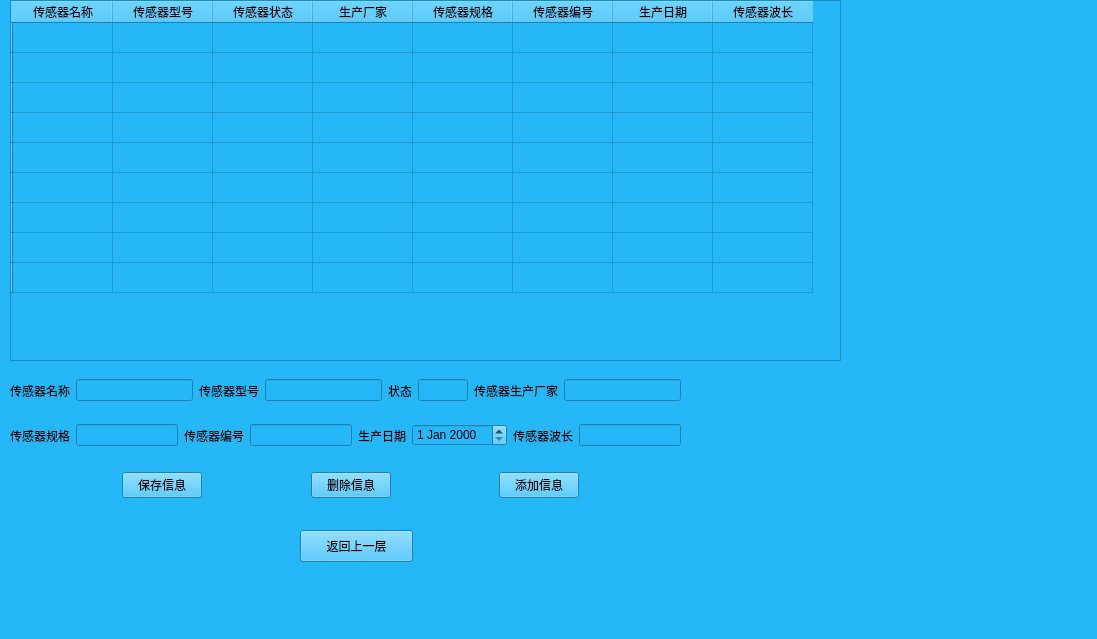
<?xml version="1.0" encoding="UTF-8"?>
<ui version="4.0">
 <class>StrainSensor</class>
 <widget class="QWidget" name="StrainSensor">
  <property name="geometry">
   <rect>
    <x>0</x>
    <y>0</y>
    <width>1097</width>
    <height>639</height>
   </rect>
  </property>
  <property name="minimumSize">
   <size>
    <width>900</width>
    <height>600</height>
   </size>
  </property>
  <property name="windowTitle">
   <string>应变传感器</string>
  </property>
  <property name="styleSheet">
   <string notr="true">background:rgb(38, 183, 248)</string>
  </property>
  <widget class="QTableWidget" name="tableWidget">
   <property name="geometry">
    <rect>
     <x>10</x>
     <y>0</y>
     <width>831</width>
     <height>361</height>
    </rect>
   </property>
   <row>
    <property name="text">
     <string/>
    </property>
   </row>
   <row>
    <property name="text">
     <string/>
    </property>
   </row>
   <row>
    <property name="text">
     <string/>
    </property>
   </row>
   <row>
    <property name="text">
     <string/>
    </property>
   </row>
   <row>
    <property name="text">
     <string/>
    </property>
   </row>
   <row>
    <property name="text">
     <string/>
    </property>
   </row>
   <row>
    <property name="text">
     <string/>
    </property>
   </row>
   <row>
    <property name="text">
     <string/>
    </property>
   </row>
   <row>
    <property name="text">
     <string/>
    </property>
   </row>
   <column>
    <property name="text">
     <string>传感器名称</string>
    </property>
   </column>
   <column>
    <property name="text">
     <string>传感器型号</string>
    </property>
   </column>
   <column>
    <property name="text">
     <string>传感器状态</string>
    </property>
   </column>
   <column>
    <property name="text">
     <string>生产厂家</string>
    </property>
   </column>
   <column>
    <property name="text">
     <string>传感器规格</string>
    </property>
   </column>
   <column>
    <property name="text">
     <string>传感器编号</string>
    </property>
   </column>
   <column>
    <property name="text">
     <string>生产日期</string>
    </property>
   </column>
   <column>
    <property name="text">
     <string>传感器波长</string>
    </property>
   </column>
  </widget>
  <widget class="QWidget" name="horizontalLayoutWidget">
   <property name="geometry">
    <rect>
     <x>10</x>
     <y>370</y>
     <width>671</width>
     <height>41</height>
    </rect>
   </property>
   <layout class="QHBoxLayout" name="horizontalLayout">
    <item>
     <widget class="QLabel" name="label">
      <property name="text">
       <string>传感器名称</string>
      </property>
     </widget>
    </item>
    <item>
     <widget class="QLineEdit" name="lineEditSenName"/>
    </item>
    <item>
     <widget class="QLabel" name="label_2">
      <property name="text">
       <string>传感器型号</string>
      </property>
     </widget>
    </item>
    <item>
     <widget class="QLineEdit" name="lineEditModel"/>
    </item>
    <item>
     <widget class="QLabel" name="label_8">
      <property name="text">
       <string>状态</string>
      </property>
     </widget>
    </item>
    <item>
     <widget class="QLineEdit" name="lineEditStatue">
      <property name="minimumSize">
       <size>
        <width>30</width>
        <height>0</height>
       </size>
      </property>
      <property name="maximumSize">
       <size>
        <width>50</width>
        <height>16777215</height>
       </size>
      </property>
     </widget>
    </item>
    <item>
     <widget class="QLabel" name="label_3">
      <property name="text">
       <string>传感器生产厂家</string>
      </property>
     </widget>
    </item>
    <item>
     <widget class="QLineEdit" name="lineEditManufa"/>
    </item>
   </layout>
  </widget>
  <widget class="QWidget" name="horizontalLayoutWidget_2">
   <property name="geometry">
    <rect>
     <x>10</x>
     <y>420</y>
     <width>671</width>
     <height>31</height>
    </rect>
   </property>
   <layout class="QHBoxLayout" name="horizontalLayout_2">
    <item>
     <widget class="QLabel" name="label_4">
      <property name="text">
       <string>传感器规格</string>
      </property>
     </widget>
    </item>
    <item>
     <widget class="QLineEdit" name="lineEditSpftion"/>
    </item>
    <item>
     <widget class="QLabel" name="label_5">
      <property name="text">
       <string>传感器编号</string>
      </property>
     </widget>
    </item>
    <item>
     <widget class="QLineEdit" name="lineEditNum"/>
    </item>
    <item>
     <widget class="QLabel" name="label_7">
      <property name="text">
       <string>生产日期</string>
      </property>
     </widget>
    </item>
    <item>
     <widget class="QDateEdit" name="dateEdit"/>
    </item>
    <item>
     <widget class="QLabel" name="label_6">
      <property name="text">
       <string>传感器波长</string>
      </property>
     </widget>
    </item>
    <item>
     <widget class="QLineEdit" name="lineEditWavelenth"/>
    </item>
   </layout>
  </widget>
  <widget class="QWidget" name="horizontalLayoutWidget_3">
   <property name="geometry">
    <rect>
     <x>20</x>
     <y>460</y>
     <width>661</width>
     <height>51</height>
    </rect>
   </property>
   <layout class="QHBoxLayout" name="horizontalLayout_3">
    <item>
     <spacer name="horizontalSpacer_2">
      <property name="orientation">
       <enum>Qt::Horizontal</enum>
      </property>
      <property name="sizeHint" stdset="0">
       <size>
        <width>40</width>
        <height>20</height>
       </size>
      </property>
     </spacer>
    </item>
    <item>
     <widget class="QPushButton" name="pushButtonSave">
      <property name="text">
       <string>保存信息</string>
      </property>
     </widget>
    </item>
    <item>
     <spacer name="horizontalSpacer">
      <property name="orientation">
       <enum>Qt::Horizontal</enum>
      </property>
      <property name="sizeHint" stdset="0">
       <size>
        <width>40</width>
        <height>20</height>
       </size>
      </property>
     </spacer>
    </item>
    <item>
     <widget class="QPushButton" name="pushButtonDel">
      <property name="text">
       <string>删除信息</string>
      </property>
     </widget>
    </item>
    <item>
     <spacer name="horizontalSpacer_3">
      <property name="orientation">
       <enum>Qt::Horizontal</enum>
      </property>
      <property name="sizeHint" stdset="0">
       <size>
        <width>40</width>
        <height>20</height>
       </size>
      </property>
     </spacer>
    </item>
    <item>
     <widget class="QPushButton" name="pushButtonAdd">
      <property name="text">
       <string>添加信息</string>
      </property>
     </widget>
    </item>
    <item>
     <spacer name="horizontalSpacer_4">
      <property name="orientation">
       <enum>Qt::Horizontal</enum>
      </property>
      <property name="sizeHint" stdset="0">
       <size>
        <width>40</width>
        <height>20</height>
       </size>
      </property>
     </spacer>
    </item>
   </layout>
  </widget>
  <widget class="QPushButton" name="returnpushButton">
   <property name="geometry">
    <rect>
     <x>300</x>
     <y>530</y>
     <width>113</width>
     <height>32</height>
    </rect>
   </property>
   <property name="text">
    <string>返回上一层</string>
   </property>
  </widget>
 </widget>
 <resources/>
 <connections/>
</ui>
